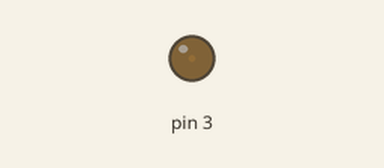
The sketch below on a simulated Arduino Uno, built with avr-gcc and run on an emulated ATmega328P. Shown: output pins drawn as LEDs (lit = HIGH).

Above: at 0.05 s.
At 3.45 s:
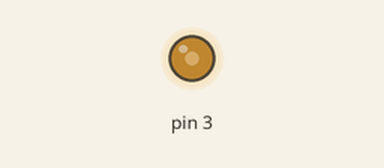
At 6.95 s:
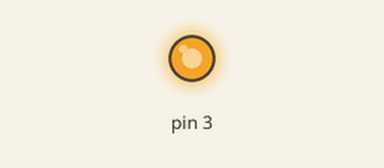
At 13.85 s:
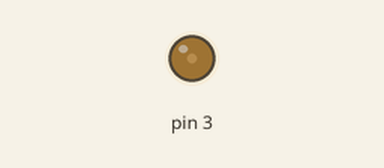
Timing chart, 0 to 19.9 s (numbered marks = the images above):
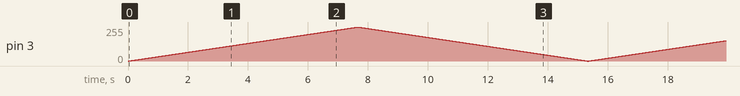

The sketch:

01_Led_PWM.ino
```cpp
// Piscando 01 Led - porta PWM

void setup() {
  // Define a porta do led como saida
  // qualquer porta ou porta PWM para controle de intensidade
  pinMode(3, OUTPUT);
}


void loop() {
  // Acende o led lentamente
  for (int i=0; i<255; i++){
     analogWrite(3, i);
     delay(30);
  }


  // Apaga o led lentamente
  for (int i=255; i>=0; i--){
     analogWrite(3, i);
     delay(30);
  }


}
```
